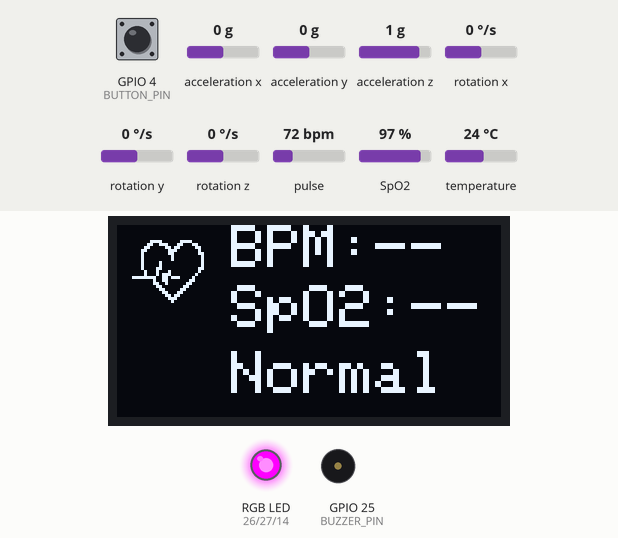
Recording of a sketch running on a simulated ESP32. On the bench: 128×64 one-colour display, an RGB LED mixed from three pins (HIGH = lit), buzzer (waves = sounding). Inputs (shaded band) come from the test bench; at power-on: acceleration x 0 g, GPIO 4 (BUTTON_PIN) HIGH, acceleration z 1 g, pulse 72 bpm, acceleration y 0 g, rotation x 0 °/s, rotation y 0 °/s, rotation z 0 °/s, SpO2 97 %, temperature 24 °C. WiFi joins after 1.5 s; servers stay silent unless stated; what the sketch prints to the serial monitor is not drawn.

Above: at 3.5 s.
3.6 s: acceleration x set to -0.9 g
At 4.5 s:
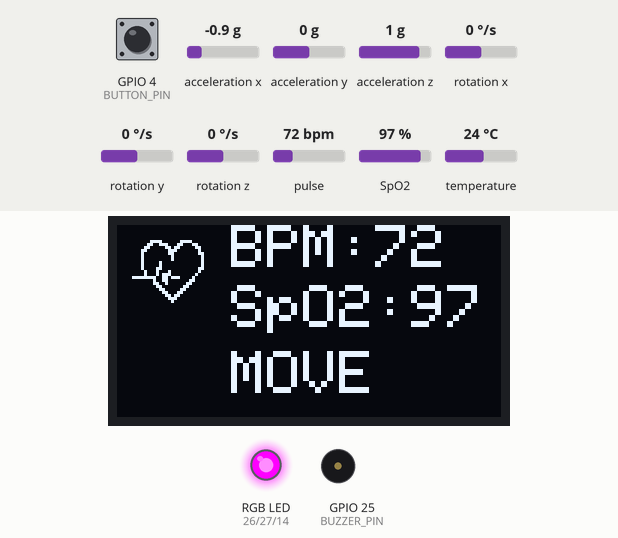
6.2 s: acceleration x set to -1.2 g
At 6.64 s:
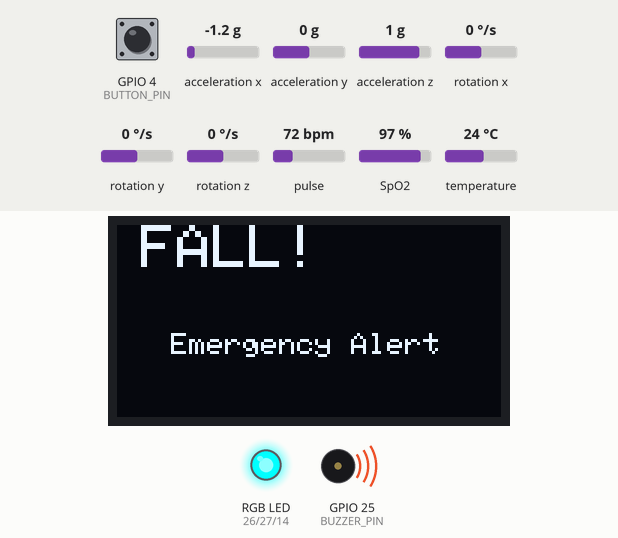
8.2 s: GPIO 4 (BUTTON_PIN) pulled LOW for 0.15 s
At 8.59 s:
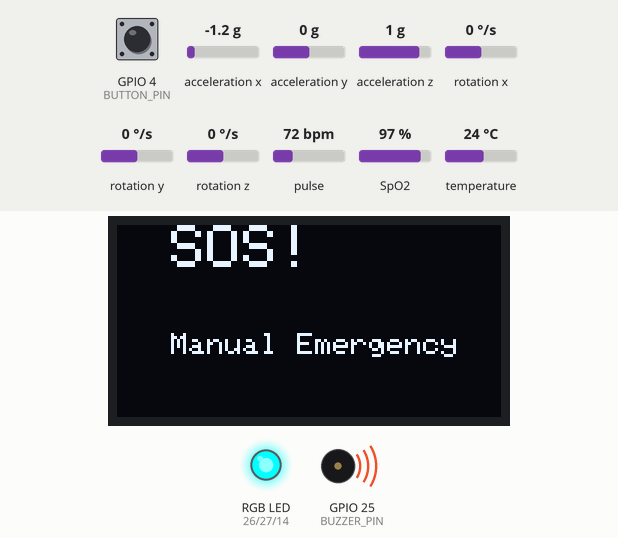
8.9 s: acceleration z set to 0.6 g
13.2 s: pulse set to 109 bpm
At 14.3 s:
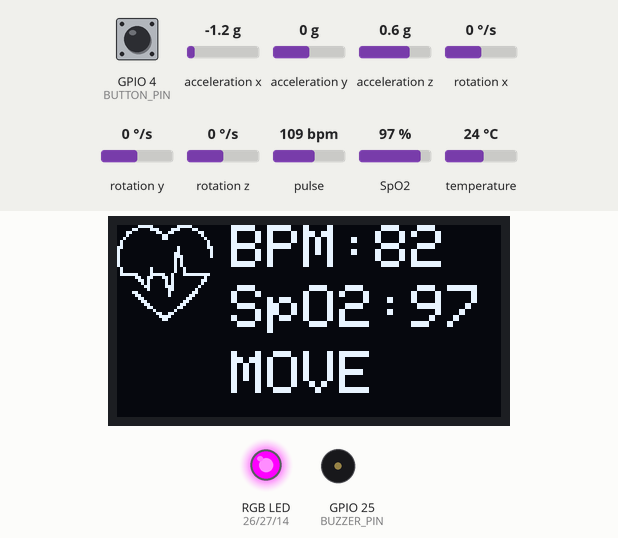
15.4 s: pulse set to 113 bpm
At 18.25 s:
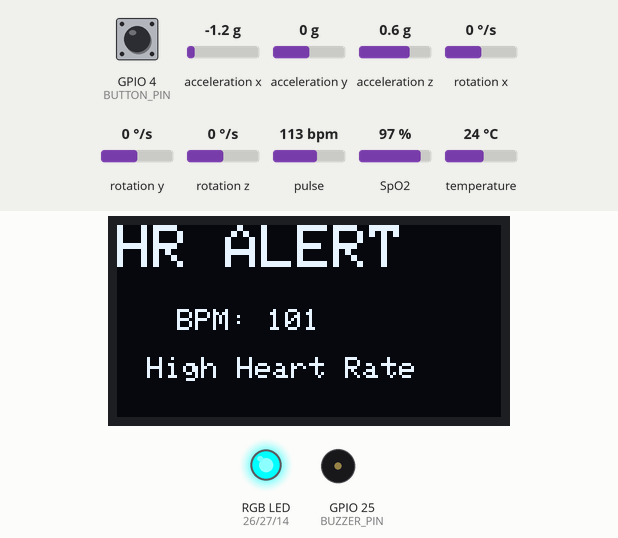
Timing chart, 0 to 20.1 s (numbered marks = the images above; inputs shaded):
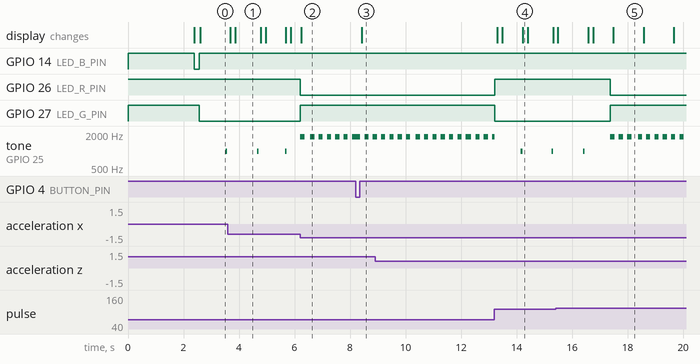

Measured:
- the behaviour switches between -1 and -1.1 g on acceleration x (found by bisection; images 1 and 2)
- the behaviour switches between 110 and 111 bpm on pulse (found by bisection; images 4 and 5)
- after the input at 3.6 s, the display: first changes after 0.08 s (image 1 shows a later state)
- after the input at 6.2 s, GPIO 26 (LED_R_PIN): HIGH → LOW at once; GPIO 27 (LED_G_PIN): LOW → HIGH at once; tone on GPIO 25 (BUZZER_PIN): alternates 1800 Hz for 0.15 s and silent for 0.15 s, starting at once; the display: changes at once (image 2)
- after the input at 8.2 s, the display: changes after 0.21 s (image 3)
- after the input at 15.4 s, GPIO 26 (LED_R_PIN): HIGH → LOW after 2.0 s instead of 3.1 s; GPIO 27 (LED_G_PIN): LOW → HIGH after 2.0 s instead of 3.1 s
- by itself, tone on GPIO 25 (BUZZER_PIN): alternates 1000 Hz for 0.05 s and silent for 0.95 s

The sketch:

SENIOR.ino
```cpp
#include <Adafruit_GFX.h>
#include <Adafruit_SSD1306.h>
#include <Wire.h>
#include "MAX30105.h"
#include "spo2_algorithm.h"
#include <Adafruit_MPU6050.h>
#include <Adafruit_Sensor.h>
#include <math.h>
#include <WiFi.h>
#include <Firebase_ESP_Client.h>

// ================= OLED =================
#define SCREEN_WIDTH 128
#define SCREEN_HEIGHT 64
#define OLED_RESET -1
Adafruit_SSD1306 display(SCREEN_WIDTH, SCREEN_HEIGHT, &Wire, OLED_RESET);

// ================= MAX30102 =================
MAX30105 particleSensor;

// ================= MPU6050 =================
Adafruit_MPU6050 mpu;

// ================= PINS =================
#define SDA_PIN 21
#define SCL_PIN 22

#define BUZZER_PIN 25
#define LED_R_PIN 26
#define LED_G_PIN 27
#define LED_B_PIN 14
#define BUTTON_PIN 4

// ================= WIFI =================
#define WIFI_SSID "Guest"
#define WIFI_PASSWORD "LIU@guest2025"

// ================= FIREBASE =================
#define API_KEY "AIzaSyCQrrxqGJWwHZ-4l_onn3yNToip_rJlH7E"
#define DATABASE_URL "https://smartcare-79bac-default-rtdb.firebaseio.com/"
String PATIENT_UID = "TMG48HKWBGUPW5sEfeO3MEtGbq32";
String PATIENT_PATH = "/patients/" + PATIENT_UID;
FirebaseData fbdo;
FirebaseAuth auth;
FirebaseConfig config;

unsigned long lastFirebaseSend = 0;
const unsigned long FIREBASE_INTERVAL = 2000;

// ================= MAX BUFFERS =================
#define BUFFER_SIZE 100
uint32_t irBuffer[BUFFER_SIZE];
uint32_t redBuffer[BUFFER_SIZE];
int sampleIndex = 0;

int32_t spo2 = 0;
int8_t validSPO2 = 0;
int32_t heartRate = 0;
int8_t validHeartRate = 0;

// ================= ALERT TYPE =================
enum AlertType {
  ALERT_NONE,
  ALERT_SOS,
  ALERT_FALL,
  ALERT_HR
};

AlertType currentAlert = ALERT_NONE;

// ================= STATE =================
bool fingerDetected = false;
bool fallDetected = false;
bool motionDetected = false;
bool sosPressed = false;
bool abnormalHeartRate = false;

int finalBPM = 0;
int finalSpO2 = 0;
int stableBPM = 0;
int stableSpO2 = 0;

const float BPM_SMOOTH = 0.7;
const float SPO2_SMOOTH = 0.7;

int lastValidBPM = 0;
int lastValidSpO2 = 0;

// ================= BUTTON SOS =================
unsigned long sosUntil = 0;
bool lastButtonState = HIGH;
const unsigned long SOS_DURATION = 5000;

// ================= TIMING =================
unsigned long lastMPURead = 0;
unsigned long lastDisplayUpdate = 0;
unsigned long lastDebugPrint = 0;
unsigned long lastFallTime = 0;
unsigned long beatAnimUntil = 0;
unsigned long lastWiFiRetry = 0;

const unsigned long WIFI_RETRY_INTERVAL = 10000;

// ================= THRESHOLDS =================
const long FINGER_THRESHOLD = 30000;
const float MOTION_THRESHOLD = 12.0;
const float FALL_THRESHOLD = 14.0;

// ================= INTERVALS =================
const unsigned long MPU_INTERVAL = 60;
const unsigned long DISPLAY_INTERVAL = 180;
const unsigned long DEBUG_INTERVAL = 1000;

// ================= BUZZER STATE =================
bool shortBeepActive = false;
unsigned long shortBeepUntil = 0;
int shortBeepFreq = 1000;

bool alertToneState = false;
unsigned long lastAlertToggle = 0;
const unsigned long ALERT_TOGGLE_INTERVAL = 150;

// ================= BITMAPS =================
static const unsigned char PROGMEM logo2_bmp[] =
{ 0x03, 0xC0, 0xF0, 0x06, 0x71, 0x8C, 0x0C, 0x1B, 0x06, 0x18, 0x0E, 0x02, 0x10, 0x0C, 0x03, 0x10,
  0x04, 0x01, 0x10, 0x04, 0x01, 0x10, 0x40, 0x01, 0x10, 0x40, 0x01, 0x10, 0xC0, 0x03, 0x08, 0x88,
  0x02, 0x08, 0xB8, 0x04, 0xFF, 0x37, 0x08, 0x01, 0x30, 0x18, 0x01, 0x90, 0x30, 0x00, 0xC0, 0x60,
  0x00, 0x60, 0xC0, 0x00, 0x31, 0x80, 0x00, 0x1B, 0x00, 0x00, 0x0E, 0x00, 0x00, 0x04, 0x00 };

static const unsigned char PROGMEM logo3_bmp[] =
{ 0x01, 0xF0, 0x0F, 0x80, 0x06, 0x1C, 0x38, 0x60, 0x18, 0x06, 0x60, 0x18, 0x10, 0x01, 0x80, 0x08,
  0x20, 0x01, 0x80, 0x04, 0x40, 0x00, 0x00, 0x02, 0x40, 0x00, 0x00, 0x02, 0xC0, 0x00, 0x08, 0x03,
  0x80, 0x00, 0x08, 0x01, 0x80, 0x00, 0x18, 0x01, 0x80, 0x00, 0x1C, 0x01, 0x80, 0x00, 0x14, 0x00,
  0x80, 0x00, 0x14, 0x00, 0x80, 0x00, 0x14, 0x00, 0x40, 0x10, 0x12, 0x00, 0x40, 0x10, 0x12, 0x00,
  0x7E, 0x1F, 0x23, 0xFE, 0x03, 0x31, 0xA0, 0x04, 0x01, 0xA0, 0xA0, 0x0C, 0x00, 0xA0, 0xA0, 0x08,
  0x00, 0x60, 0xE0, 0x10, 0x00, 0x20, 0x60, 0x20, 0x06, 0x00, 0x40, 0x60, 0x03, 0x00, 0x40, 0xC0,
  0x01, 0x80, 0x01, 0x80, 0x00, 0xC0, 0x03, 0x00, 0x00, 0x60, 0x06, 0x00, 0x00, 0x30, 0x0C, 0x00,
  0x00, 0x08, 0x10, 0x00, 0x00, 0x06, 0x60, 0x00, 0x00, 0x03, 0xC0, 0x00, 0x00, 0x01, 0x80, 0x00 };

// ================= RGB LED COMMON ANODE =================
void setLED(bool r, bool g, bool b) {
  digitalWrite(LED_R_PIN, r ? LOW : HIGH);
  digitalWrite(LED_G_PIN, g ? LOW : HIGH);
  digitalWrite(LED_B_PIN, b ? LOW : HIGH);
}

// ================= ALERT LOGIC =================
void updateCurrentAlert() {
  if (sosPressed) currentAlert = ALERT_SOS;
  else if (fallDetected) currentAlert = ALERT_FALL;
  else if (abnormalHeartRate) currentAlert = ALERT_HR;
  else currentAlert = ALERT_NONE;
}

// ================= BUZZER =================
void startShortBeep(int freq, int durationMs) {
  shortBeepFreq = freq;
  shortBeepUntil = millis() + durationMs;
  shortBeepActive = true;
}

void updateBuzzer() {
  if (currentAlert != ALERT_NONE) {
    if (millis() - lastAlertToggle >= ALERT_TOGGLE_INTERVAL) {
      lastAlertToggle = millis();
      alertToneState = !alertToneState;
      if (alertToneState) tone(BUZZER_PIN, 1800);
      else noTone(BUZZER_PIN);
    }
    return;
  }

  alertToneState = false;

  if (shortBeepActive) {
    if (millis() < shortBeepUntil) tone(BUZZER_PIN, shortBeepFreq);
    else {
      shortBeepActive = false;
      noTone(BUZZER_PIN);
    }
  } else {
    noTone(BUZZER_PIN);
  }
}

// ================= DISPLAY =================
void showNoFinger() {
  display.clearDisplay();
  display.setTextSize(2);      // كبرنا الخط
  display.setTextColor(WHITE);

  display.setCursor(10, 22);   // مكان النص بالنص تقريباً
  display.println("Waiting");
  display.setCursor(10, 42);
  display.println("sensor");

  display.display();
}

String getAlertText() {
  switch (currentAlert) {
    case ALERT_SOS: return "SOS";
    case ALERT_FALL: return "FALL";
    case ALERT_HR: return "HR_ALERT";
    default: return "NONE";
  }
}

// ================= WIFI FIREBASE =================
void connectWiFi() {
  Serial.print("Connecting to WiFi");
  WiFi.begin(WIFI_SSID, WIFI_PASSWORD);

  unsigned long startAttemptTime = millis();
  while (WiFi.status() != WL_CONNECTED && millis() - startAttemptTime < 15000) {
    Serial.print(".");
    delay(300);
  }

  if (WiFi.status() == WL_CONNECTED) {
    Serial.println();
    Serial.print("WiFi connected. IP: ");
    Serial.println(WiFi.localIP());
  } else {
    Serial.println();
    Serial.println("WiFi connect failed");
  }
}

void setupFirebase() {
  config.api_key = API_KEY;
  config.database_url = DATABASE_URL;

  if (Firebase.signUp(&config, &auth, "", "")) {
    Serial.println("Firebase signUp OK");
  } else {
    Serial.println("Firebase signUp FAILED");
    Serial.println(config.signer.signupError.message.c_str());
  }

  Firebase.begin(&config, &auth);
  Firebase.reconnectWiFi(true);
  Serial.println("Firebase setup done");
}

void sendToFirebaseTask() {
  if (millis() - lastFirebaseSend < FIREBASE_INTERVAL) return;
  lastFirebaseSend = millis();

  if (WiFi.status() != WL_CONNECTED) return;

  FirebaseJson json;
  json.set("heartRate", finalBPM);
  json.set("spo2", finalSpO2);
  json.set("fingerDetected", fingerDetected);
  json.set("fallDetected", fallDetected);
  json.set("motionDetected", motionDetected);
  json.set("sosPressed", sosPressed);
  json.set("abnormalHeartRate", abnormalHeartRate);
  json.set("alert", getAlertText());

  if (Firebase.RTDB.setJSON(&fbdo, PATIENT_PATH.c_str(), &json)) {
    Serial.println("Firebase updated");
  } else {
    Serial.println("Firebase FAILED");
    Serial.println(fbdo.errorReason());
  }
}

// ================= SCREENS =================
void showDataScreen(bool beatAnimation) {
  display.clearDisplay();

  if (beatAnimation) display.drawBitmap(0, 0, logo3_bmp, 32, 32, WHITE);
  else display.drawBitmap(5, 5, logo2_bmp, 24, 21, WHITE);

  display.setTextColor(WHITE);

  // Bigger text
  display.setTextSize(2);

  display.setCursor(38, 0);
  display.print("BPM:");
  if (finalBPM > 0) display.println(finalBPM);
  else display.println("--");

  display.setCursor(38, 20);
  display.print("SpO2:");
  if (finalSpO2 > 0) {
    display.println(finalSpO2);
  } else {
    display.println("--");
  }

  display.setCursor(38, 42);
  if (motionDetected) display.println("MOVE");
  else display.println("Normal");

  display.display();
}

void showFallScreen() {
  display.clearDisplay();
  display.setTextSize(2);
  display.setTextColor(WHITE);
  display.setCursor(8, 0);
  display.println("FALL!");
  display.setTextSize(1);
  display.setCursor(18, 36);
  display.println("Emergency Alert");
  display.display();
}

void showSOSScreen() {
  display.clearDisplay();
  display.setTextSize(2);
  display.setTextColor(WHITE);
  display.setCursor(18, 0);
  display.println("SOS!");
  display.setTextSize(1);
  display.setCursor(18, 36);
  display.println("Manual Emergency");
  display.display();
}

void showHeartAlertScreen() {
  display.clearDisplay();
  display.setTextSize(2);
  display.setTextColor(WHITE);
  display.setCursor(0, 0);
  display.println("HR ALERT");

  display.setTextSize(1);
  display.setCursor(20, 28);
  display.print("BPM: ");
  display.println(finalBPM);

  display.setCursor(10, 44);
  if (finalBPM < 50) display.println("Low Heart Rate");
  else display.println("High Heart Rate");

  display.display();
}

// ================= SETUP HELPERS =================
void setupMAX30102() {
  if (!particleSensor.begin(Wire, I2C_SPEED_STANDARD)) {
    Serial.println("MAX30102 not found");
    display.clearDisplay();
    display.setCursor(0, 10);
    display.println("MAX30102 failed");
    display.display();
    while (true);
  }

  particleSensor.setup(
    30,
    4,
    2,
    400,
    411,
    8192
  );

  particleSensor.setPulseAmplitudeRed(30);
  particleSensor.setPulseAmplitudeIR(30);
  particleSensor.setPulseAmplitudeGreen(0);
  particleSensor.clearFIFO();

  Serial.println("MAX30102 ready");
}

void setupMPU6050() {
  if (!mpu.begin()) {
    Serial.println("MPU6050 not found");
    display.clearDisplay();
    display.setCursor(0, 10);
    display.println("MPU6050 failed");
    display.display();
    while (true);
  }

  mpu.setAccelerometerRange(MPU6050_RANGE_8_G);
  mpu.setGyroRange(MPU6050_RANGE_500_DEG);
  mpu.setFilterBandwidth(MPU6050_BAND_21_HZ);

  Serial.println("MPU6050 ready");
}

// ================= READERS =================
void readButton() {
  bool buttonState = digitalRead(BUTTON_PIN);

  if (lastButtonState == HIGH && buttonState == LOW) {
    sosPressed = true;
    sosUntil = millis() + SOS_DURATION;
    lastFirebaseSend = 0;
    startShortBeep(1800, 200);
  }

  lastButtonState = buttonState;

  if (sosPressed && millis() > sosUntil) {
    sosPressed = false;
  }
}

void readMPU6050Task() {
  if (millis() - lastMPURead < MPU_INTERVAL) return;
  lastMPURead = millis();

  sensors_event_t a, g, temp;
  mpu.getEvent(&a, &g, &temp);

  float totalAcc = sqrt(
    a.acceleration.x * a.acceleration.x +
    a.acceleration.y * a.acceleration.y +
    a.acceleration.z * a.acceleration.z
  );

  motionDetected = (totalAcc > MOTION_THRESHOLD);

  if (totalAcc > FALL_THRESHOLD) {
    fallDetected = true;
    lastFallTime = millis();
  }

  if (fallDetected && (millis() - lastFallTime > 3000)) {
    fallDetected = false;
  }

  if (millis() - lastDebugPrint >= DEBUG_INTERVAL) {
    Serial.print("ACC total = ");
    Serial.println(totalAcc, 2);
  }
}

void processHeartCalculation() {
  maxim_heart_rate_and_oxygen_saturation(
    irBuffer,
    BUFFER_SIZE,
    redBuffer,
    &spo2,
    &validSPO2,
    &heartRate,
    &validHeartRate
  );

  if (validHeartRate && heartRate >= 45 && heartRate <= 140) {
    if (stableBPM == 0) stableBPM = heartRate;
    else stableBPM = (BPM_SMOOTH * stableBPM) + ((1.0 - BPM_SMOOTH) * heartRate);

    finalBPM = stableBPM;
    lastValidBPM = finalBPM;

    beatAnimUntil = millis() + 180;
    startShortBeep(1000, 50);

    abnormalHeartRate = (finalBPM < 50 || finalBPM > 100);
  } else {
    finalBPM = lastValidBPM;
    abnormalHeartRate = (finalBPM > 0 && (finalBPM < 50 || finalBPM > 100));
  }

  if (validSPO2 && spo2 >= 95 && spo2 <= 100) {
    if (stableSpO2 == 0) stableSpO2 = spo2;
    else stableSpO2 = (SPO2_SMOOTH * stableSpO2) + ((1.0 - SPO2_SMOOTH) * spo2);

    finalSpO2 = stableSpO2;
    lastValidSpO2 = finalSpO2;
  } else {
    finalSpO2 = lastValidSpO2;
  }

  if (millis() - lastDebugPrint >= DEBUG_INTERVAL) {
    Serial.print("HR=");
    Serial.print(heartRate);
    Serial.print(" validHR=");
    Serial.print(validHeartRate);
    Serial.print(" finalBPM=");
    Serial.print(finalBPM);
    Serial.print(" abnormalHR=");
    Serial.print(abnormalHeartRate);
    Serial.print(" SpO2=");
    Serial.print(spo2);
    Serial.print(" validSpO2=");
    Serial.println(validSPO2);
    lastDebugPrint = millis();
  }
}

void readHeartAndSpO2Task() {
  particleSensor.check();

  while (particleSensor.available()) {
    uint32_t irValue = particleSensor.getFIFOIR();
    uint32_t redValue = particleSensor.getFIFORed();
    particleSensor.nextSample();

    if (irValue < FINGER_THRESHOLD) {
      fingerDetected = false;
      finalBPM = 0;
      finalSpO2 = 0;
      stableBPM = 0;
      stableSpO2 = 0;
      lastValidBPM = 0;
      lastValidSpO2 = 0;
      abnormalHeartRate = false;
      sampleIndex = 0;
      continue;
    }

    fingerDetected = true;

    if (sampleIndex < BUFFER_SIZE) {
      redBuffer[sampleIndex] = redValue;
      irBuffer[sampleIndex] = irValue;
      sampleIndex++;
    }

    if (sampleIndex >= BUFFER_SIZE) {
      processHeartCalculation();
      sampleIndex = 0;
    }
  }
}

// ================= OUTPUTS =================
void handleOutputs() {
  switch (currentAlert) {
    case ALERT_SOS:
    case ALERT_FALL:
    case ALERT_HR:
      setLED(true, false, false);
      break;

    case ALERT_NONE:
    default:
      if (!fingerDetected) setLED(false, false, true);
      else setLED(false, true, false);
      break;
  }
}

// ================= DISPLAY TASK =================
void updateDisplayTask() {
  if (millis() - lastDisplayUpdate < DISPLAY_INTERVAL) return;
  lastDisplayUpdate = millis();

  bool beatAnimation = (millis() < beatAnimUntil);

  switch (currentAlert) {
    case ALERT_SOS:
      showSOSScreen();
      break;

    case ALERT_FALL:
      showFallScreen();
      break;

    case ALERT_HR:
      showHeartAlertScreen();
      break;

    case ALERT_NONE:
    default:
      if (!fingerDetected) showNoFinger();
      else showDataScreen(beatAnimation);
      break;
  }
}

// ================= SETUP =================
void setup() {
  Serial.begin(115200);

  Wire.begin(SDA_PIN, SCL_PIN);
  Wire.setClock(100000);

  pinMode(BUZZER_PIN, OUTPUT);
  pinMode(LED_R_PIN, OUTPUT);
  pinMode(LED_G_PIN, OUTPUT);
  pinMode(LED_B_PIN, OUTPUT);
  pinMode(BUTTON_PIN, INPUT_PULLUP);

  noTone(BUZZER_PIN);
  setLED(false, false, false);

  if (!display.begin(SSD1306_SWITCHCAPVCC, 0x3C)) {
    Serial.println("OLED failed");
    while (true);
  }

  display.clearDisplay();
  display.setTextSize(1);
  display.setTextColor(WHITE);
  display.setCursor(18, 10);
  display.println("Starting...");
  display.display();
  delay(800);

  setupMAX30102();
  setupMPU6050();
  connectWiFi();
  setupFirebase();

  showNoFinger();
}

// ================= LOOP =================
void loop() {
  readButton();
  readMPU6050Task();
  readHeartAndSpO2Task();

  updateCurrentAlert();
  handleOutputs();
  updateBuzzer();
  updateDisplayTask();

  if (WiFi.status() != WL_CONNECTED && millis() - lastWiFiRetry > WIFI_RETRY_INTERVAL) {
    lastWiFiRetry = millis();
    WiFi.disconnect();
    WiFi.begin(WIFI_SSID, WIFI_PASSWORD);
  }

  sendToFirebaseTask();
}
```
